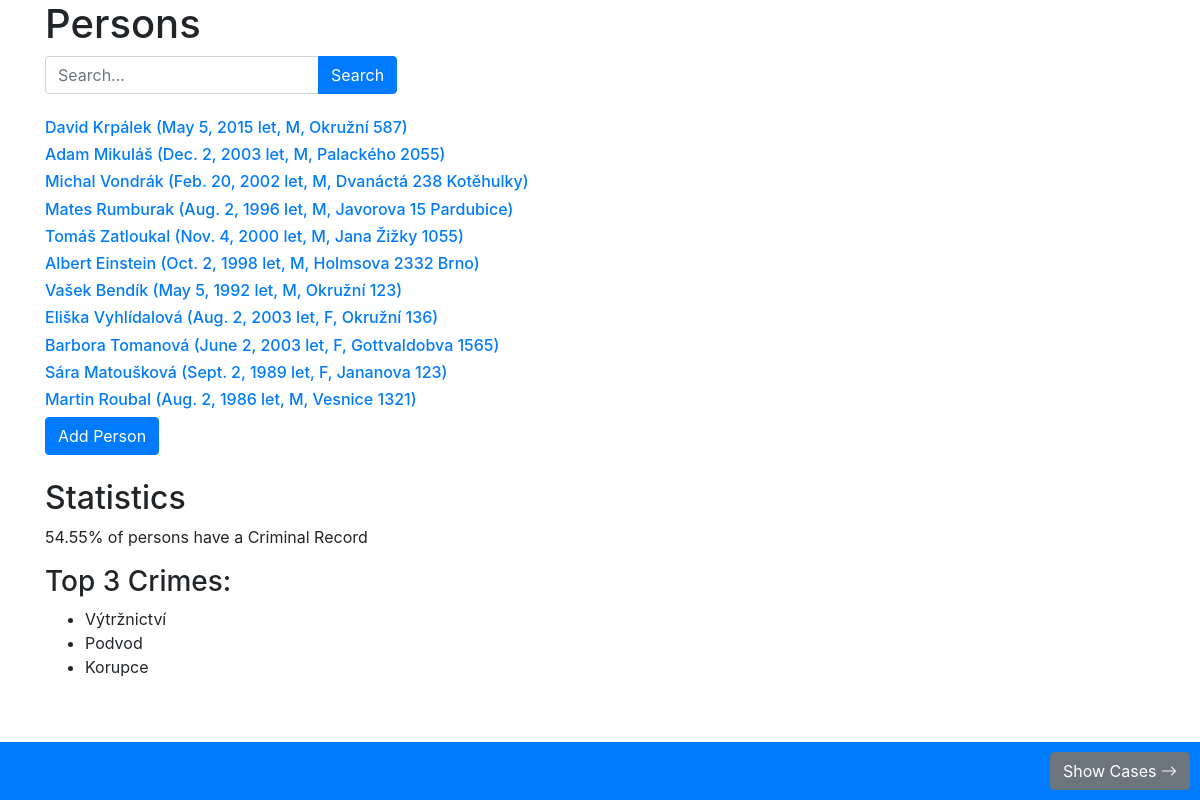
Before: / with the older database file.
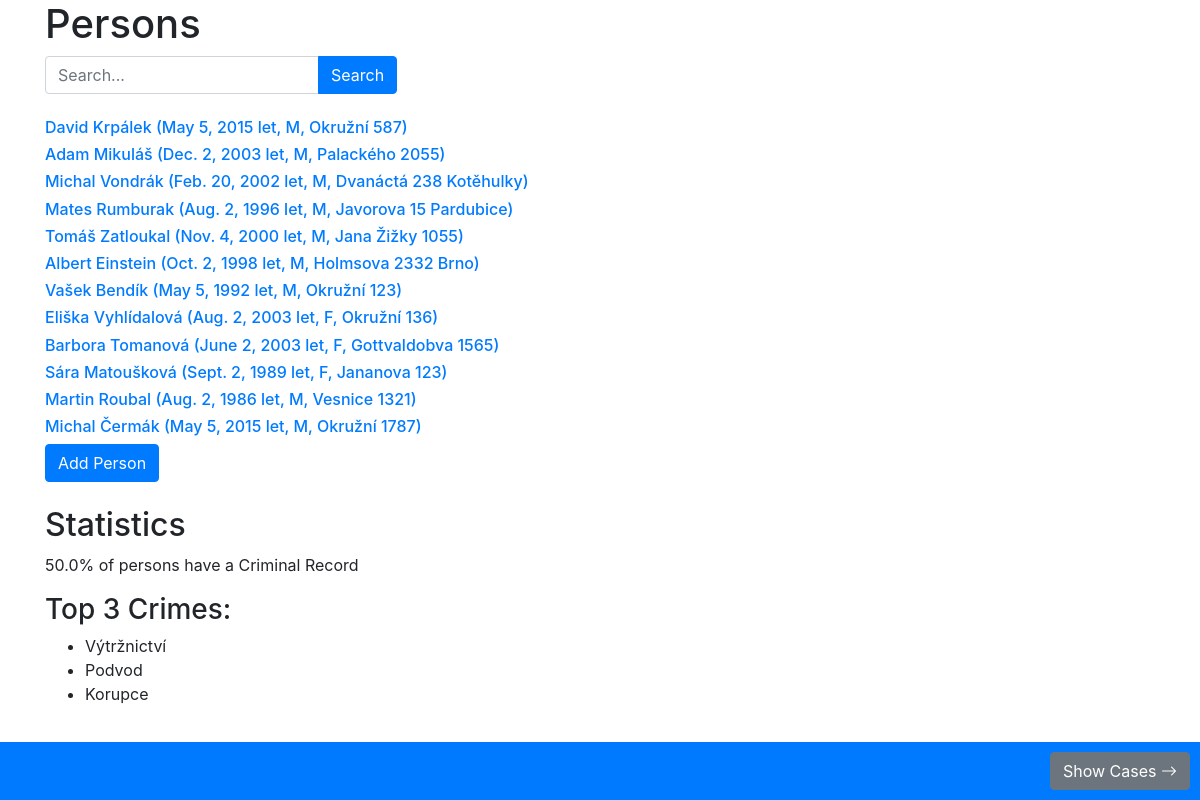
After: the same page with the newer database file.
### SKJproject/models.py (models this page shows, shortened)
class Person(models.Model):
    fname = models.CharField(max_length=30)
    lname = models.CharField(max_length=30)
    birthdate = models.DateField('birthdate')
    sex = models.CharField(max_length=1)
    address = models.CharField(max_length=300)

### SKJproject/views.py (the view)
# urls.py: path('', views.index, name = 'index'),
def index(request):
    query = request.GET.get('q', '') #veymu co chci hledat
    persons = Person.objects.all()
    if query:
        persons = persons.filter(
            Q(fname__icontains=query) | Q(lname__icontains=query) # vzhled8m p5es Q
        )
    persons_with_criminal_record_count = Person.objects.exclude(criminalhistory__isnull=True).count()
    total_persons_count = Person.objects.count()
    persons_with_criminal_record_percent = round((persons_with_criminal_record_count / total_persons_count) * 100, 2) #spo49t8m si hodnoty a procento
    top_crimes = list(CriminalHistory.objects.values_list('crime', flat=True).distinct().order_by('-crime')[:3])
    return render(request, 'SKJproject/index.html', {'persons': persons, 'persons_with_criminal_record_percent': persons_with_criminal_record_percent, 'top_crimes': top_crimes, 'query': query})

### templates/SKJproject/index.html (shortened to what this page needs)
<!DOCTYPE html>
<html lang="en">
<head>
    <link rel="stylesheet" href="https://stackpath.bootstrapcdn.com/bootstrap/4.5.2/css/bootstrap.min.css">
    <link href="https://cdn.jsdelivr.net/npm/bootstrap-icons/font/bootstrap-icons.css" rel="stylesheet">
</head>
<body>
<div class="container">
    <h1>Persons</h1>
    <form method="GET" class="form-inline mb-4">
        <div class="input-group">
            <input type="text" class="form-control" placeholder="Search..." name="q" value="{{ query }}">
            <div class="input-group-append">
                <button type="submit" class="btn btn-primary">Search</button>
            </div>
        </div>
    </form>
    {% for person in persons %}
        <h5 style="font-size: 16px;"><a href="{% url 'person' person.id %}">{{ person.fname }} {{ person.lname }} ({{ person.birthdate }} let, {{ person.sex }}, {{ person.address }})</a></h5>
    {% endfor %}
    <a href="{% url 'addperson' %}" class="btn btn-primary">Add Person</a>
    {% if persons.count %}
    <div class="mt-4">
        <h2>Statistics</h2>
        <p>{{ persons_with_criminal_record_percent }}% of persons have a Criminal Record</p>
        <h3>Top 3 Crimes:</h3>
        <ul>
            {% for crime in top_crimes %}
                <li>{{ crime }}</li>
            {% endfor %}
        </ul>
    </div>
    {% endif %}
</div>
<div class='footer fixed-bottom text-right' style="background-color: #007bff; padding: 10px;">
    <a href="{% url 'cases' %}" class="btn btn-secondary float-right">Show Cases <i class="bi bi-arrow-right"></i></a>
</div>
</body>
</html>

Changed rows visible on the page:
added Person: fname "Michal", lname "Čermák", birthdate "May 5, 2015", sex "M", address "Okružní 1787"
Other visible differences:
{{ persons_with_criminal_record_percent }}: "54.55" → "50.0"
